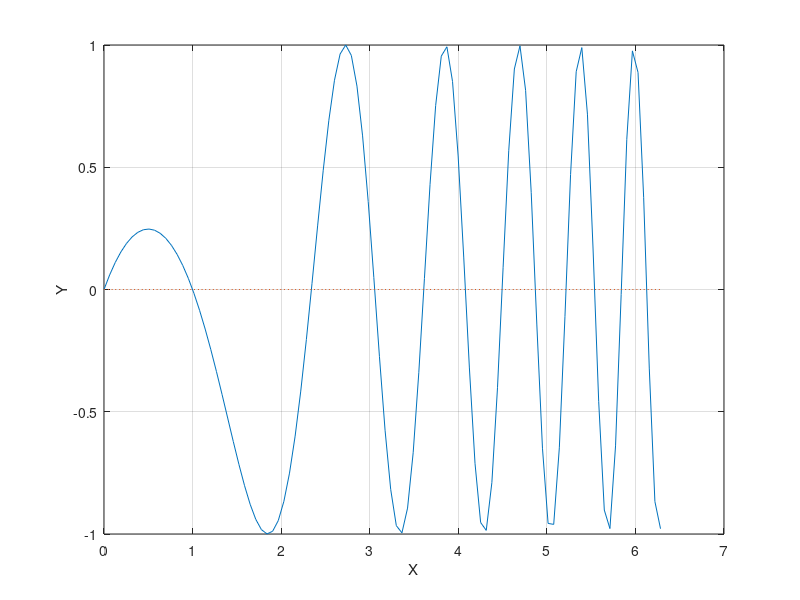

Here is the MATLAB script that generated this plot: (Note: this script raises an error after producing the figure.)
clear
a=0; b=2*pi;
m=100; x=linspace(a,b,m);
f='sin(x.*(1-x))';
plot(x,eval(f),x,0*x,':'); grid on
xlabel('X'); ylabel('Y');
z=ginput(1);
[zr,fr]=fzero(f,z(1))
hold on
plot(zr,fr,'r*',z(1),z(2),'g*')
hold off